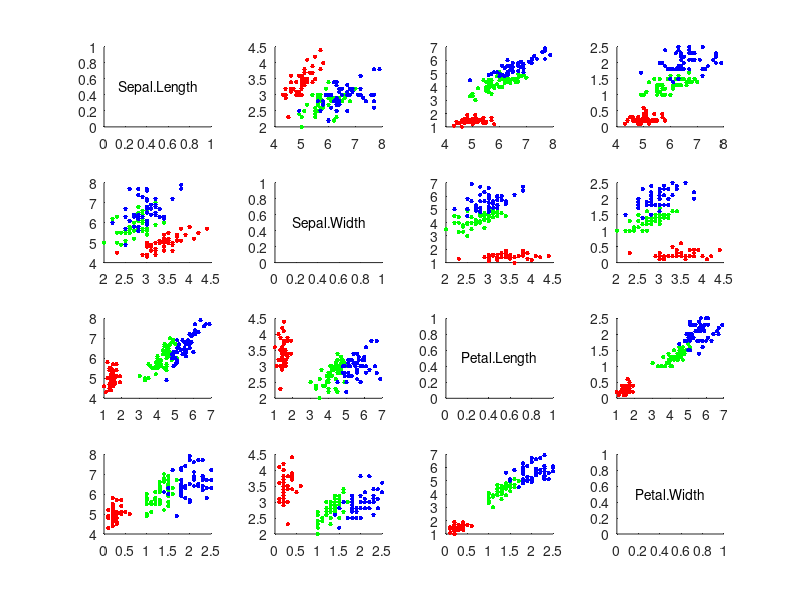

MATLAB code for this plot:
load fisheriris.mat

xIris = [ones(150,1) meas];
ySet = [ones(50,1);zeros(100,1)]; % Red
bSet = inv(xIris'*xIris)*xIris'*ySet; % optimal hyperplane
yVers = [zeros(50,1);ones(50,1);zeros(50,1)]; % Green
bVers = inv(xIris'*xIris)*xIris'*yVers;
yVirg = [zeros(100,1);ones(50,1)]; % Blue
bVirg = inv(xIris'*xIris)*xIris'*yVirg;

fSet = xIris*bSet;
m1 = subplot(4,4,1);
xl = xlim(m1); 
xPos = xl(1) + diff(xl) / 2; 
yl = ylim(m1); 
yPos = yl(1) + diff(yl) / 2; 
m1t = text(xPos, yPos, sprintf( 'Sepal.Length'), 'Parent', m1);
set(m1t, 'HorizontalAlignment', 'center');
m12 = subplot(4,4,2); gscatter(meas(:,1), meas(:,2),species,'rgb','.',10, 'off');
m13 = subplot(4,4,3); gscatter(meas(:,1), meas(:,3),species,'rgb','.',10, 'off');
m14 = subplot(4,4,4); gscatter(meas(:,1), meas(:,4),species,'rgb','.',10, 'off');
m21 = subplot(4,4,5); gscatter(meas(:,2), meas(:,1),species,'rgb','.',10, 'off');
m2 = subplot(4,4,6);
m2t = text(xPos, yPos, sprintf( 'Sepal.Width'), 'Parent', m2);
set(m2t, 'HorizontalAlignment', 'center');
m23 = subplot(4,4,7); gscatter(meas(:,2), meas(:,3),species,'rgb','.',10, 'off');
m24 = subplot(4,4,8); gscatter(meas(:,2), meas(:,4),species,'rgb','.',10, 'off');
m31 = subplot(4,4,9); gscatter(meas(:,3), meas(:,1),species,'rgb','.',10, 'off');
m32 = subplot(4,4,10); gscatter(meas(:,3), meas(:,2),species,'rgb','.',10, 'off');
m3 = subplot(4,4,11);
m3t = text(xPos, yPos, sprintf( 'Petal.Length'), 'Parent', m3);
set(m3t, 'HorizontalAlignment', 'center');
m34 = subplot(4,4,12); gscatter(meas(:,3), meas(:,4),species,'rgb','.',10, 'off');
m41 = subplot(4,4,13); gscatter(meas(:,4), meas(:,1),species,'rgb','.',10, 'off');
m42 = subplot(4,4,14); gscatter(meas(:,4), meas(:,2),species,'rgb','.',10, 'off');
m43 = subplot(4,4,15); gscatter(meas(:,4), meas(:,3),species,'rgb','.',10, 'off');
m4 = subplot(4,4,16); 
m4t = text(xPos, yPos, sprintf( 'Petal.Width'), 'Parent', m4);
set(m4t, 'HorizontalAlignment', 'center');